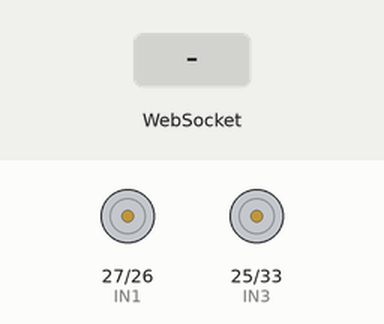
This sketch was run on a simulated ESP32. Parts: motor-driver pin pairs drawn as motors (green arrow = first pin HIGH = forward, orange = second pin HIGH = backward, longer = more drive, scaled by the enable pin). The test bench sets the inputs (shaded band). WiFi joins after 1.5 s; servers stay silent unless stated; what the sketch prints to the serial monitor is not drawn.

Above: at 2.7 s.
2.8 s: WebSocket text "f_press" received
At 3.9 s:
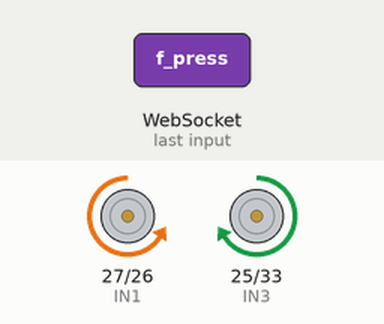
4.3 s: WebSocket text "b_press" received
At 5.1 s:
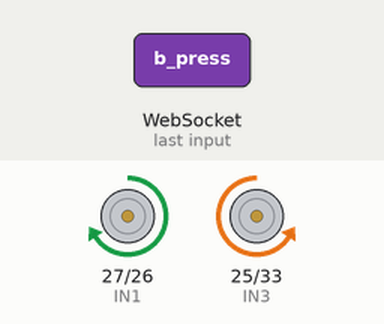
5.8 s: WebSocket text "l_press" received
At 6.2 s:
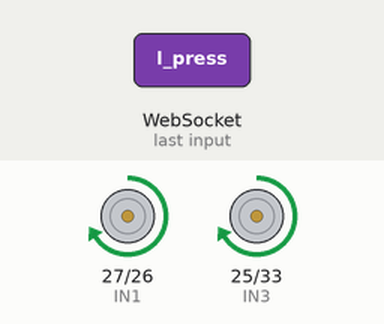
7.3 s: WebSocket text "r_press" received
At 8.5 s:
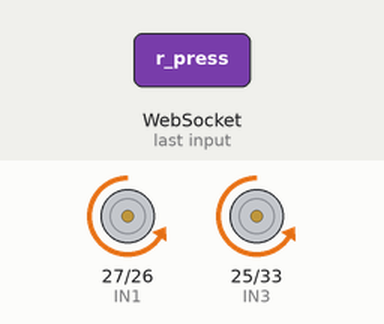
Timing chart, 0 to 9.8 s (numbered marks = the images above; inputs shaded):
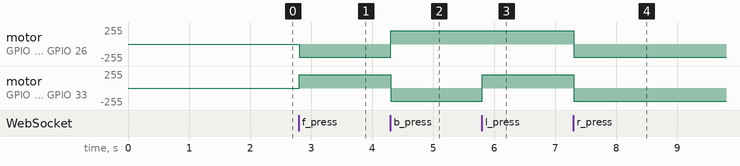

Measured:
- after the input at 2.8 s, motor on GPIO 27 (IN1) / GPIO 26 (IN2): stopped → backward 199/255 at once; motor on GPIO 25 (IN3) / GPIO 33 (IN4): stopped → forward 199/255 at once
- after the input at 4.3 s, motor on GPIO 27 (IN1) / GPIO 26 (IN2): backward 199/255 → forward 199/255 at once; motor on GPIO 25 (IN3) / GPIO 33 (IN4): forward 199/255 → backward 199/255 at once
- after the input at 5.8 s, motor on GPIO 25 (IN3) / GPIO 33 (IN4): backward 199/255 → forward 199/255 at once
- after the input at 7.3 s, motor on GPIO 27 (IN1) / GPIO 26 (IN2), motor on GPIO 25 (IN3) / GPIO 33 (IN4): forward 199/255 → backward 199/255 at once

The sketch:

car_ws.ino
```cpp
#include <WiFi.h>
#include <ESPAsyncWebServer.h>
#include <AsyncTCP.h>

// WiFi credentials
const char* ssid = "Z";
const char* password = "12345678";

// Motor Pins
#define ENA 14
#define IN1 27
#define IN2 26
#define ENB 32
#define IN3 25
#define IN4 33

int speedVal = 200; // 0–255 for normal movements
unsigned long actionEndTime = 0;
bool timedActionRunning = false;

AsyncWebServer server(80);
AsyncWebSocket ws("/ws");

// ---------------- Motor Functions ----------------
void stopMotor() {
  digitalWrite(IN1, LOW); digitalWrite(IN2, LOW);
  digitalWrite(IN3, LOW); digitalWrite(IN4, LOW);
  ledcWrite(0, 0); ledcWrite(1, 0);
}

void leftTurn(int s) {
  digitalWrite(IN1, HIGH); digitalWrite(IN2, LOW);
  digitalWrite(IN3, HIGH); digitalWrite(IN4, LOW);
  ledcWrite(0, s); ledcWrite(1, s);
}

void rightTurn(int s) {
  digitalWrite(IN1, LOW); digitalWrite(IN2, HIGH);
  digitalWrite(IN3, LOW); digitalWrite(IN4, HIGH);
  ledcWrite(0, s); ledcWrite(1, s);
}

void forward(int s) {
  digitalWrite(IN1, LOW); digitalWrite(IN2, HIGH);
  digitalWrite(IN3, HIGH); digitalWrite(IN4, LOW);
  ledcWrite(0, s); ledcWrite(1, s);
}

void backward(int s) {
  digitalWrite(IN1, HIGH); digitalWrite(IN2, LOW);
  digitalWrite(IN3, LOW); digitalWrite(IN4, HIGH);
  ledcWrite(0, s); ledcWrite(1, s);
}

// ---------------- WebSocket ----------------
void handleWsMessage(void *arg, uint8_t *data, size_t len) {
  AwsFrameInfo *info = (AwsFrameInfo*)arg;
  if(info->final && info->index == 0 && info->len == len && info->opcode == WS_TEXT){
    String msg = "";
    for(size_t i=0;i<len;i++) msg += (char)data[i];
    msg.trim();

    if(msg == "f_press") forward(speedVal);
    else if(msg == "f_release") stopMotor();
    else if(msg == "b_press") backward(speedVal);
    else if(msg == "b_release") stopMotor();
    else if(msg == "l_press") leftTurn(speedVal);
    else if(msg == "l_release") stopMotor();
    else if(msg == "r_press") rightTurn(speedVal);
    else if(msg == "r_release") stopMotor();
    else if(msg.startsWith("speed:")) speedVal = constrain(msg.substring(6).toInt(), 0, 255);
    else if(msg.startsWith("timed:")) {
      int first = msg.indexOf(":");
      int second = msg.indexOf(":", first + 1);
      int third = msg.indexOf(":", second + 1);
      String dir = msg.substring(first+1, second);
      int rotSpeed = msg.substring(second+1, third).toInt();
      float seconds = msg.substring(third+1).toFloat();
      unsigned long duration = (unsigned long)(seconds * 1000.0f);

      if(dir == "l") leftTurn(rotSpeed);
      else if(dir == "r") rightTurn(rotSpeed);

      actionEndTime = millis() + duration;
      timedActionRunning = true;
    }
  }
}

void onWsEvent(AsyncWebSocket *server, AsyncWebSocketClient *client, AwsEventType type,
               void *arg, uint8_t *data, size_t len){
  if(type == WS_EVT_CONNECT) Serial.printf("Client %u connected\n", client->id());
  else if(type == WS_EVT_DISCONNECT) Serial.printf("Client %u disconnected\n", client->id());
  else if(type == WS_EVT_DATA) handleWsMessage(arg, data, len);
}

// ---------------- HTML Page ----------------
String htmlPage(){
  return R"rawliteral(
<!DOCTYPE html>
<html>
<head>
<title>🚗 ESP32 Car Control</title>
<meta name="viewport" content="width=device-width, initial-scale=1.0">
<style>
body {font-family: Arial,sans-serif; margin:0; padding:0; background:#f0f2f5; text-align:center;}
h2 {margin:20px 0; color:#333;}
.container {display:flex; flex-direction:column; align-items:center; padding:10px;}
.section {background:#fff; border-radius:10px; padding:15px; margin:10px; width:90%; max-width:400px; box-shadow:0 2px 5px rgba(0,0,0,0.2);}
button {width:100%; padding:15px; font-size:18px; margin:5px 0; border:none; border-radius:8px; cursor:pointer; transition:0.2s;}
button:active {transform:scale(0.95); background:#ccc;}
input[type=range], input[type=number] {width:80%; padding:10px; margin:5px 0; border-radius:5px; border:1px solid #ccc;}
label {font-weight:bold; display:block; margin-top:10px;}
#direction-buttons {display:flex; flex-wrap:wrap; justify-content:space-between;}
#direction-buttons button {flex:1 1 45%; margin:5px;}
@media(max-width:500px){button{font-size:16px; padding:12px;} input[type=range],input[type=number]{width:90%;}}
</style>
</head>
<body>
<div class="container">
<h2>🚗 ESP32 Car Control</h2>

<div class="section">
<label>Speed:</label>
<input type="range" min="0" max="255" value="200" id="spd">
<input type="number" id="spdNum" min="0" max="255" value="200">
</div>

<div class="section" id="direction-buttons">
<button id="fBtn" style="background:#4CAF50;color:white;">Forward</button>
<button id="bBtn" style="background:#4CAF50;color:white;">Backward</button>
<button id="lBtn" style="background:#2196F3;color:white;">Left</button>
<button id="rBtn" style="background:#2196F3;color:white;">Right</button>
<button onclick="sendCmd('s')" style="background:#f44336;color:white;">Stop</button>
</div>

<div class="section">
<label>Timed Rotation (seconds):</label>
<input type="number" id="rotSpeed" placeholder="Speed (0-255)" value="100">
<input type="number" id="sec" step="0.1" placeholder="Seconds">
<button onclick="timed('l')">Left</button>
<button onclick="timed('r')">Right</button>
</div>
</div>

<script>
let ws = new WebSocket('ws://' + location.hostname + '/ws');

// Speed slider + number input
let spd=document.getElementById('spd');
let spdNum=document.getElementById('spdNum');
function updateSpeed(val){ ws.send('speed:' + val); spd.value=val; spdNum.value=val; }
spd.addEventListener('input', ()=>{updateSpeed(spd.value);});
spdNum.addEventListener('input', ()=>{updateSpeed(spdNum.value);});

// Momentary button press/release
function addHoldBtn(btn, pressCmd, releaseCmd){
  btn.addEventListener('mousedown', ()=>{ ws.send(pressCmd); });
  btn.addEventListener('mouseup', ()=>{ ws.send(releaseCmd); });
  btn.addEventListener('touchstart', ()=>{ ws.send(pressCmd); });
  btn.addEventListener('touchend', ()=>{ ws.send(releaseCmd); });
}

addHoldBtn(document.getElementById('fBtn'),'f_press','f_release');
addHoldBtn(document.getElementById('bBtn'),'b_press','b_release');
addHoldBtn(document.getElementById('lBtn'),'l_press','l_release');
addHoldBtn(document.getElementById('rBtn'),'r_press','r_release');

// Timed rotation
function timed(dir){
  let t=document.getElementById('sec').value;
  let s=document.getElementById('rotSpeed').value;
  if(t==''||s==''){alert('Enter seconds and speed'); return;}
  ws.send('timed:' + dir + ':' + s + ':' + t);
}

// Generic stop
function sendCmd(c){ ws.send(c); }
</script>
</body>
</html>
)rawliteral";
}

// ---------------- Setup ----------------
void setup(){
  Serial.begin(115200);

  pinMode(ENA, OUTPUT); pinMode(IN1, OUTPUT); pinMode(IN2, OUTPUT);
  pinMode(ENB, OUTPUT); pinMode(IN3, OUTPUT); pinMode(IN4, OUTPUT);
  stopMotor();

  ledcSetup(0,1000,8); ledcAttachPin(ENA,0);
  ledcSetup(1,1000,8); ledcAttachPin(ENB,1);

  WiFi.begin(ssid,password);
  Serial.print("Connecting WiFi");
  while(WiFi.status()!=WL_CONNECTED){delay(500); Serial.print(".");}
  Serial.println("\nConnected! IP: " + WiFi.localIP().toString());

  ws.onEvent(onWsEvent);
  server.addHandler(&ws);

  server.on("/", HTTP_GET, [](AsyncWebServerRequest *request){ request->send(200,"text/html",htmlPage()); });
  server.begin();
}

// ---------------- Loop ----------------
void loop(){
  ws.cleanupClients();
  if(timedActionRunning && millis()>actionEndTime){ stopMotor(); timedActionRunning=false;}
}
```
